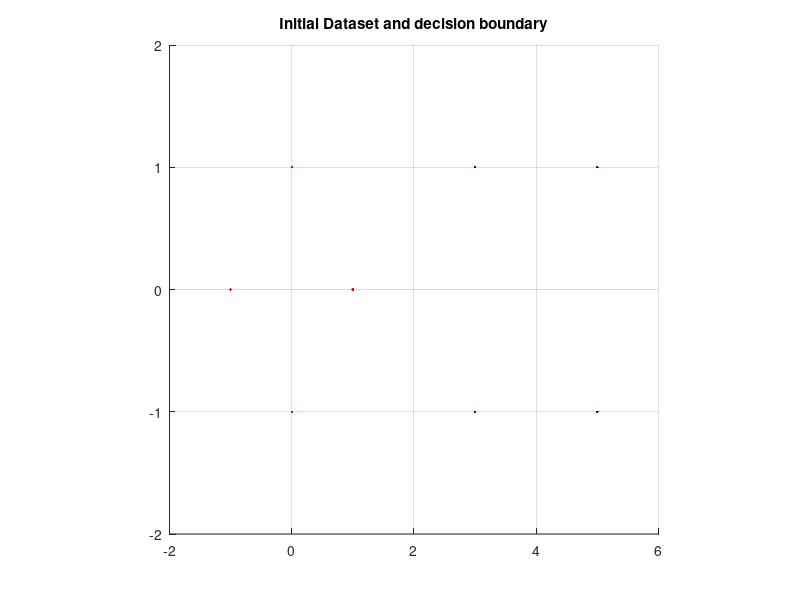

This chart was generated by the following MATLAB code:
clear all;
close all;
clc;

x1 = [3, 3, 5, 5]';
y1 = [1, -1, 1, -1]';
w1(:,2:3) = [x1,y1];
w1(:,1) = 1;

x2 = [1, 0, 0, -1]';
y2 = [0, 1, -1, 0]';
w2(:,2:3) = [x2,y2];
w2(:,1) = -1;

twofeature1 = [w1;w2];

n = size(twofeature1,1); % leave out the last example
y = twofeature1(1:n, 1);
X = twofeature1(1:n, 2:3);

Xpos = X(y==1,:); % positive examples
Xneg = X(y==-1,:); % negative examples

%  Visualize the example dataset
hold on;
plot(Xpos(:,1), Xpos(:,2), 'b.');
plot(Xneg(:,1), Xneg(:,2), 'r.');
hold off;
axis square;

% Form the matrices for the quadratic optimization. See the matlab manual for "quadprog"
H = (X*X').*(y*y');

f = -ones(n,1);

A = [];

b = [];

Aeq = y';

beq = 0; 

lb = zeros(n,1);

ub = Inf*ones(n,1);

lambda = quadprog(H, f, A, b, Aeq, beq, lb, ub); % Find the Lagrange multipliers

indices = find(lambda > 0.0001); % Find the support vectors
Xsup = X(indices,:); % The support vectors only 
ysup = y(indices,:);
lambdasup = lambda(indices);

% Find the weights
w = (lambda.*y)'*X;

% Find the bias term w0
w0 = mean(ysup - Xsup*w');

% Plot support vectors
Xsup_pos = Xsup(ysup==1,:);
Xsup_neg = Xsup(ysup==-1,:);

hold on;
plot(Xsup_pos(:,1), Xsup_pos(:,2), 'bo');
plot(Xsup_neg(:,1), Xsup_neg(:,2), 'ro');
hold off;


% Find the width of the margin
width = -w0/max(w);

% Plot decision boundary
x = linspace(-2, 2, 100);
y = -(w(2)/w(1))*x + width;
hold on;
plot(y, x, 'k');
plot(y+(1/max(w)), x, 'b');  %Plot the Margin of class +1
plot(y-(1/max(w)), x, 'r');  %Plot the Margin of class -1
hold off;
grid on;
axis([-2 6 -2 2]);
title('Initial Dataset and decision boundary');